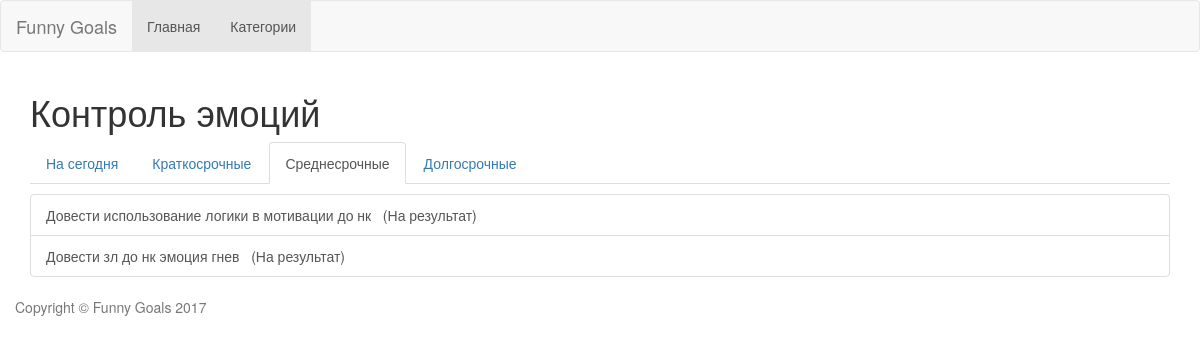
Screenshot of /goals/goal/list/3/MD/ with the database file from the repository.
### goal_app/models.py (models this page shows, shortened)
class Category(models.Model):
    name = models.CharField(max_length=32, unique=True)
    in_future = models.BooleanField(default=False)
    in_future_reason = models.TextField(blank=True)
    priority = models.PositiveIntegerField(default=0)
    class Meta:
        ordering = ["priority"]

class Goal(models.Model):
    name = models.CharField(max_length=64)
    is_success = models.BooleanField(default=False)
    in_control = models.BooleanField(default=False)
    refs_in_control = models.ManyToManyField('self', null=True, blank=True)
    is_personal = models.BooleanField(default=False)
    def has_refs_in_control(self):
        return self.in_control or bool(self.refs_in_control.all())
    TODAY = 'TD'
    SHORT = 'SH'
    MIDDLE = 'MD'
    LONG = 'LG'
    BY_TIME = (
        (TODAY, 'На сегодня'),
        (SHORT, 'Краткосрочные'),
        (MIDDLE, 'Среднесрочные'),
        (LONG, 'Долгострочные')
    )
    by_time = models.CharField(max_length=2, choices=BY_TIME)
    RESULT = 'R'
    PROCESS = 'P'
    BY_TYPE = (
        (RESULT, 'На результат'),
        (PROCESS, 'На процесс')
    )
    by_type = models.CharField(max_length=1, choices=BY_TYPE)
    def get_type(self):
        for t in self.BY_TYPE:
            if t[0] == self.by_type:
                return t[1]
    why_important = models.TextField(blank=True)
    category = models.ForeignKey(Category)

### goal_app/views.py (the view)
# urls.py: url(r'^goal/list/(?P<category_id>\d+)/(?P<goal_time>\w{2})/$', GoalListView.as_view(), name='goal_list'),
class GoalListView(ListView):
    template_name = 'goal_list.html'
    model = Goal
    def get(self, request, *args, **kwargs):
        self.category = get_object_or_404(Category, pk=kwargs.get('category_id'))
        self.goal_time = kwargs.get('goal_time')
        return super().get(request, *args, **kwargs)
    def get_context_data(self, **kwargs):
        context = super().get_context_data(*kwargs)
        context['category'] = self.category
        context['tm'] = self.goal_time
        return context
    def get_queryset(self):
        qs = Goal.objects.filter(category = self.category, by_time=self.goal_time)
        return qs

### goal_app/templates/goal_list.html (shortened to what this page needs)
{% extends "main_list.html" %}
{% block caption %}
    <h1>{{category.name}}</h1>
    <ul class="nav nav-tabs">
      <li {% if tm == 'TD' %}class="active"{% endif %}>
          <a href="{% url 'goal_list' category_id=category.pk goal_time='TD' %}">На сегодня</a>
      </li>
      <li {% if tm == 'SH' %}class="active"{% endif %}>
          <a href="{% url 'goal_list' category_id=category.pk goal_time='SH' %}">Краткосрочные</a>
      </li>
      <li {% if tm == 'MD' %}class="active"{% endif %}>
          <a href="{% url 'goal_list' category_id=category.pk goal_time='MD' %}">Среднесрочные</a>
      </li>
      <li {% if tm == 'LG' %}class="active"{% endif %}>
          <a href="{% url 'goal_list' category_id=category.pk goal_time='LG' %}">Долгосрочные</a>
      </li>
    </ul>
{% endblock %}
{% block object %}
    <a href="{% url 'goal' pk=object.pk %}"
       class="list-group-item
    "
    >
        {{object.name}} &nbsp;
        ({{object.get_type}})
    </a>
{% endblock %}

### rows the page displays
Category: name "Контроль эмоций"
Goal: name "Довести использование логики в мотивации до нк", get_type "На результат"
Goal: name "Довести зл до нк эмоция гнев", get_type "На результат"
